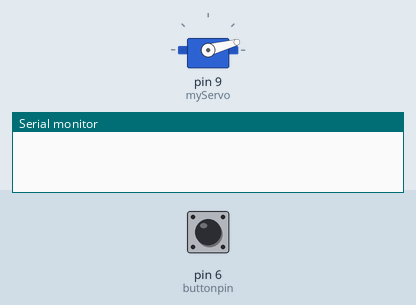
Simulated run of this sketch. Board: Arduino Uno, built with avr-gcc and run on an emulated ATmega328P. On the bench: servo, the last lines printed to the serial monitor. Inputs (shaded band) come from the test bench; at power-on: pin 6 (buttonpin) HIGH.

Above: at 2.2 s.
2.3 s: pin 6 (buttonpin) pulled LOW for 1.2 s
At 5.1 s:
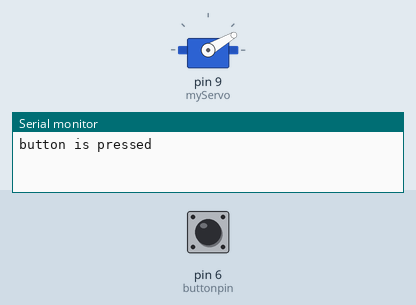
5.5 s: pin 6 (buttonpin) pulled LOW for 1.2 s
At 7.4 s:
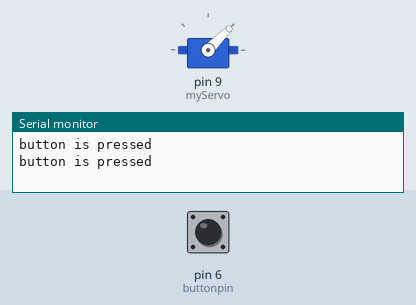
8.5 s: pin 6 (buttonpin) pulled LOW for 3.2 s
At 10.9 s:
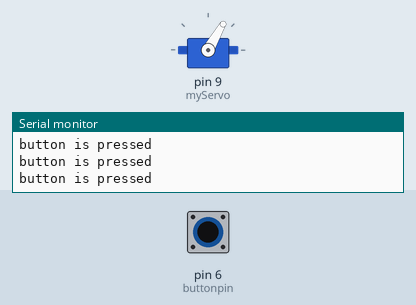
13.5 s: pin 6 (buttonpin) pulled LOW for 1.2 s
At 15.9 s:
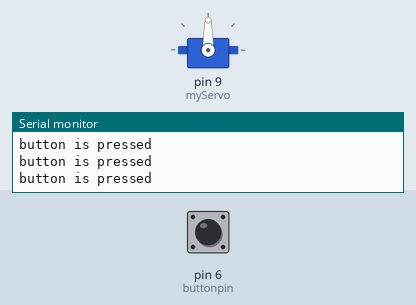
Timing chart, 0 to 17.4 s (numbered marks = the images above; inputs shaded):
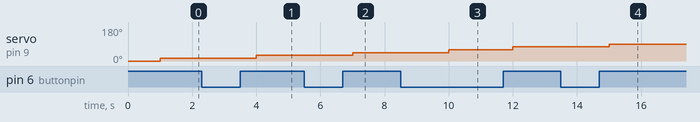

Measured:
- after the input at 2.3 s, servo on pin 9 (myServo): 15° → 30° after 1.7 s
- after the input at 5.5 s, servo on pin 9 (myServo): 30° → 45° after 1.5 s
- after the input at 8.5 s, servo on pin 9 (myServo): 45° → 60° after 1.5 s, → 75° 2.0 s later
- after the input at 13.5 s, servo on pin 9 (myServo): 75° → 90° after 1.5 s

The sketch:

08_Using_Servo_Motor.ino
```cpp
/***********************************************************
Project 07: Using a Servo motor
Description:   The servo motor are rotated to 15 degrees, 30 degrees, 45 degrees, 60 degrees, 75 degrees,
               90 degrees and goes back to 75 degrees, 60 degrees, 45 degrees,30 degrees, 15 degrees,
               0 degrees, and then from 0 degrees to 180 degrees and from 180 degrees to 0 degrees.
Company: Texoham eLearning Platform
Website: www.texoham.com/elearning
***********************************************************/

#include <Servo.h>
Servo myServo;
const int buttonpin  = 6;
int buttonState =0;
int count =0;
void setup()
{
  Serial.begin(9600);
  pinMode(buttonpin,INPUT_PULLUP);
  myServo.attach(9);                            //attach the servo on pin 9 to servo
  myServo.write(0);                             //rotates to 0 degrees
  delay(1000);                                  //wait for a second
}

void loop()
{
  int value =digitalRead(buttonpin);
  if (value == LOW)
  {
    count++;
    delay(1000);

  Serial.println("button is pressed");
  }
  if(count==0){
  myServo.write(15);                            //goes to 15 degrees
  delay(1000);                                  //wait for a second
  }
  else if(count ==1){
  myServo.write(30);                            //goes to 30 degrees
  delay(1000);                                  //wait for a second.
  }
  else if(count ==2){
  myServo.write(45);                            //goes to 45 degrees
  delay(1000);
  }//wait for a second.
else if(count ==3){
  myServo.write(60);                            //goes to 60 degrees
  delay(1000);
}//wait for a second.
else if(count ==4){
  myServo.write(75);                            //goes to 75 degrees
  delay(1000);
}//wait for a second.
else if(count ==5){
  myServo.write(90);                            //goes to 90 degrees
  delay(1000);
}//wait for a second
else if(count ==6){
  myServo.write(75);                            //back to 75 degrees
  delay(1000);
}//wait for a second.
else if(count ==7){
  myServo.write(60);                            //back to 60 degrees
  delay(1000);
}//wait for a second.
else if(count ==8){
  myServo.write(45);                            //back to 45 degrees
  delay(1000);
}//wait for a second.
else if(count ==9){
  myServo.write(30);                            //back to 30 degrees
  delay(1000);
}//wait for a second.
else if(count ==10){
  myServo.write(15);                            //back to 15 degrees
  delay(1000);
}//wait for a second
else if(count ==11){
  myServo.write(0);                             //back to 0 degrees
  delay(1000);
}

}
```
